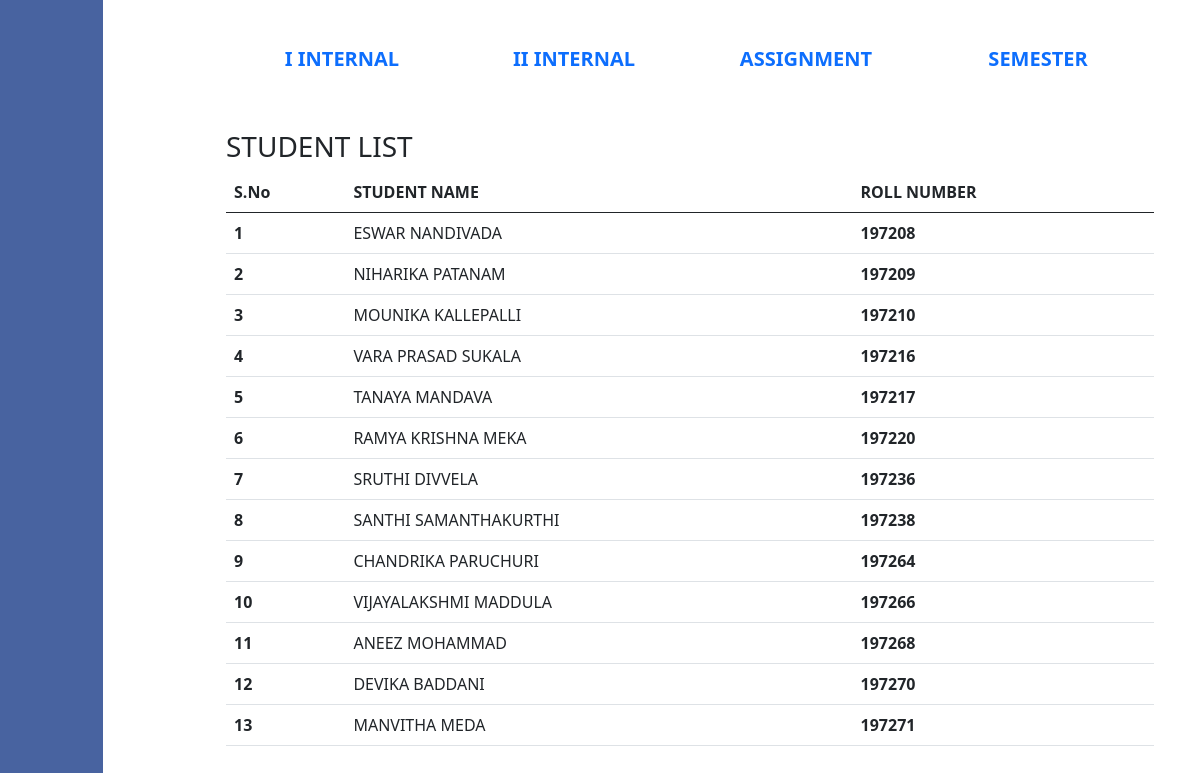
Page /Teacher/Marks/Stat001/2019/M.S.Ds/1/STAT11A/ on the committed database.
### student/models.py (models this page shows)
class Student(models.Model):
	Date_Time = models.DateTimeField(auto_now = True)
	Year_Of_Admission = models.IntegerField(default = Year_Admission)
	First_Name = models.CharField(max_length = 50)
	Middle_Name = models.CharField(max_length = 50, blank = True)
	Last_Name = models.CharField(max_length = 50)
	Class = models.CharField(max_length = 50)
	Group = models.ForeignKey(Groups,on_delete = models.PROTECT)
	Admission_Number = models.CharField(max_length = 50)
	Roll_Number = models.CharField(max_length = 50, primary_key = True)
	Date_of_Birth = models.CharField(max_length = 10,help_text = 'YYYY-MM-DD')
	Gender = models.CharField(max_length= 20, choices = Gender_Choices)
	Father_Name = models.CharField(max_length = 50, blank = True, null = True)
	Mother_Name = models.CharField(max_length = 50, blank = True, null = True)
	Guardian_Name = models.CharField(max_length = 50, blank = True, null = True, default = '')
	Religion = models.CharField(max_length = 50)
	Nationality = models.CharField(max_length = 50)
	Aadhaar_Number = models.CharField(max_length = 50, default = '')
	Mobile_Number = models.CharField(max_length = 10, validators = [Phone_Number])
	Email_Id = models.EmailField(max_length = 250)
	Alternate_Mobile_Number = models.CharField(max_length = 10, validators = [Phone_Number], null = True)
	Door_Number = models.CharField(max_length = 20, help_text = 'Flat/Door/Block Number')
	Premises = models.CharField(max_length = 100, help_text = 'Name of the Premises/Building/Village')
	Street = models.CharField(max_length = 100, help_text = 'Street/Road/Post Office', blank = True)
	Area = models.CharField(max_length = 50, help_text = 'Area/Locality Details',default = "", blank = True)
	City = models.CharField(max_length = 50, default = "", blank = True)
	State = models.CharField(max_length = 50, default = "")
	Country = models.CharField(max_length = 50, default = '')
	Pin_Code = models.CharField(max_length = 20, default = "")
	Student_Image = models.ImageField(default = "",upload_to = 'Images/')
	Study_Of_Conduct = models.ImageField(default = "",upload_to = 'Images/',validators = [Image_Size],help_text='Size should be less than 300 KB')
	Transfer_Certificate = models.ImageField(default = "",upload_to = 'Images/',validators = [Image_Size],help_text='Size should be less than 300 KB')
	Tenth_Marks_Long_Memo = models.ImageField(default = "",upload_to = 'Images/',validators = [Image_Size],help_text='Size should be less than 300 KB')
	Intermediate_Marks_Short_Memo = models.ImageField(default = "",upload_to = 'Images/',validators = [Image_Size],help_text='Size should be less than 300 KB')
	Student_Signature = models.ImageField(default = "",upload_to = 'Images/',validators = [Image_Size],help_text='Size should be less than 300 KB')
	valid_User_Password = models.CharField(max_length = 20,editable = False)
	'''def save(self,*args,**kwargs):
		if self.Student_Image:
			image = Img.open(StringIO.StringIO(self.Student_Image.read()))
			image.thumbnail((512*512), Img.ANTIALIAS)
			output = BytesIO()
			image.save(output, format='JPEG', quality=75)
			output.seek(0)
			self.photo= InMemoryUploadedFile(output,'ImageField', "%s.jpg" %self.Student_Image.name, 'image/jpeg', output.len, None)
		super(Mymodel, self).save(*args, **kwargs)
		if self.Student_Image:
			self.Student_Image = get_thumbnail(self.Student_Image,'512x512',format = 'JPEG').url
		super(Student,self).save(*args,**kwargs)
		print(self.Student_Image)'''

### student/views.py (the view)
# urls.py: path('Teacher/Marks/<Id>/<Year>/<Group>/<Semester>/<Course>/',Teacher_eight, name = 'Teacher_eight'),
def Teacher_eight(request,Id,Year,Group,Semester,Course):
	Student_List = Student.objects.filter(Group = Group).filter(Year_Of_Admission = Year).order_by('Roll_Number')
	Types = {'I INTERNAL','II INTERNAL','ASSIGNMENT','SEMESTER'}
	content = {
			'Attendance' : Student_List,
			'Types' : Types,
			'Id' : Id,
			'Year' : Year,
			'Group' : Group,
			'Semester' : Semester,
			'Course' : Course
	}
	return render(request,'temp/Teachereight.html',content)

### templates/temp/Teachereight.html (shortened to what this page needs)
{% extends "main.html" %}
{% block content %}
{% load static %}
<head>
</head>
<body>
  <div class="side-navbar active-nav d-flex justify-content-between flex-wrap flex-column" id="sidebar">
  <ul class="nav flex-column text-white w-100">
    <a href="#" class="nav-link h3 text-white my-2">
    </a>
    <a href="/Teacher/Welcome/same/{{Id}}/" class="nav-link">
    </a>
    <a href="/Teacher/Attendance/{{Id}}/{{Year}}/{{Group}}/{{Semester}}/{{Course}}/" class="nav-link">
  </a>
  <a href="/Teacher/Marks/{{Id}}/{{Year}}/{{Group}}/{{Semester}}/{{Course}}/" class="nav-link">
  </a>
    <a href="/" class="nav-link">
    </a>
  </ul>
</div>
<br>
<div class="p-1 my-container active-cont">
<nav class="nav nav-pills nav-justified">
  <a class="nav-link" aria-current="page" href="/Teacher/IInternal/{{Id}}/{{Year}}/{{Group}}/{{Semester}}/{{Course}}/"><p class='btn-lg  btn-outline-primary'><b>I INTERNAL</b></p></a>
  <a class="nav-link" href="/Teacher/IIInternal/{{Id}}/{{Year}}/{{Group}}/{{Semester}}/{{Course}}/"><p class='btn-lg  btn-outline-primary' ><b>II INTERNAL</p></b></a>
  <a class="nav-link" href="/Teacher/Assignment/{{Id}}/{{Year}}/{{Group}}/{{Semester}}/{{Course}}/"><p class='btn-lg btn-outline-primary'><b>ASSIGNMENT</b></p></a>
  <a class="nav-link" href="/Teacher/Semester/{{Id}}/{{Year}}/{{Group}}/{{Semester}}/{{Course}}/" tabindex="-1" aria-disabled="true"><p class='btn-lg btn-outline-primary'><b>SEMESTER</b></p></a>
</nav>
<br>
<h3>STUDENT LIST</h3>
<table class="table">
  <thead><tr>
    <th scope="col">S.No</th>
    <th scope="col">STUDENT NAME</th>
    <th scope="col">ROLL NUMBER</th>
    </tr>
  </thead>
  <tbody>
    {% for student in Attendance %}
    <tr>
    <th scope="row">{{forloop.counter}}</th>
    <td>{{student.Last_Name}} {{student.First_Name}}</td>
    <td><b>{{student.Roll_Number}}</b></td>
    </tr>
    {% endfor %}
  </tbody>
</table>
</div>
</div>
{% endblock %}

### templates/temp/Teachereight.html (style rules this page uses)
.side-navbar { width: 270px; height: 100%; position: fixed; margin-left: -200px; background-color:#4863A0; transition: 0.5s; border-color: yellow; }
.my-container { transition: 0.4s; }
.active-nav { margin-left: -209px; }
.active-cont { margin-left: 180px; }

### rows in the picture
Student: Last_Name "ESWAR", First_Name "NANDIVADA", Roll_Number "197208"
Student: Last_Name "NIHARIKA", First_Name "PATANAM", Roll_Number "197209"
Student: Last_Name "MOUNIKA", First_Name "KALLEPALLI", Roll_Number "197210"
Student: Last_Name "VARA PRASAD", First_Name "SUKALA", Roll_Number "197216"
Student: Last_Name "TANAYA", First_Name "MANDAVA", Roll_Number "197217"
Student: Last_Name "RAMYA KRISHNA", First_Name "MEKA", Roll_Number "197220"
Student: Last_Name "SRUTHI", First_Name "DIVVELA", Roll_Number "197236"
Student: Last_Name "SANTHI", First_Name "SAMANTHAKURTHI", Roll_Number "197238"
Student: Last_Name "CHANDRIKA", First_Name "PARUCHURI", Roll_Number "197264"
Student: Last_Name "VIJAYALAKSHMI", First_Name "MADDULA", Roll_Number "197266"
Student: Last_Name "ANEEZ", First_Name "MOHAMMAD", Roll_Number "197268"
Student: Last_Name "DEVIKA", First_Name "BADDANI", Roll_Number "197270"
Student: Last_Name "MANVITHA", First_Name "MEDA", Roll_Number "197271"
